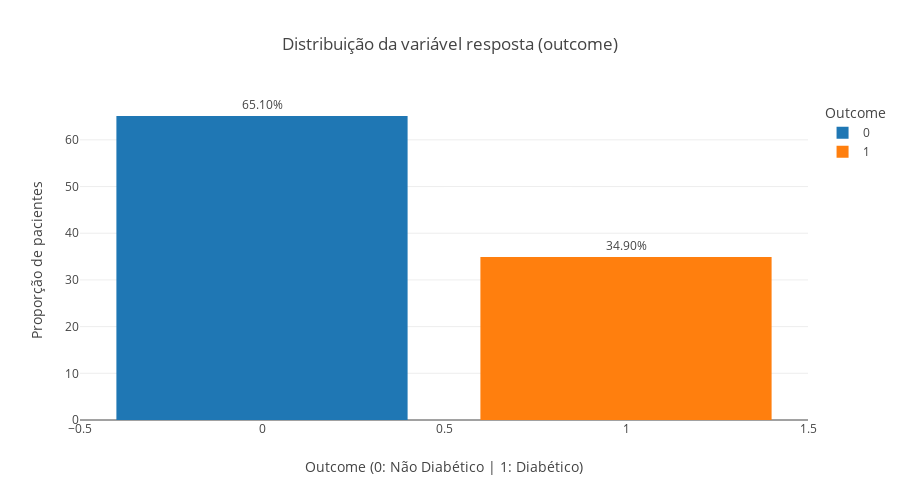

The notebook cell saved with this chart:
### Code cell
outcome_prop["Outcome"] = outcome_prop["Outcome"].astype(str)

fig = px.bar(
    outcome_prop,
    x="Outcome",
    y="Proporção (%)",
    title="Distribuição da variável resposta (outcome)",
    color="Outcome",
    color_discrete_map={'0': "#1f77b4", '1': "#ff7f0e"},
    text="Proporção (%)",
    template="none",
)

fig.update_traces(
    texttemplate="%{text:.2f}%",  # Formata o texto como porcentagem
    textposition="outside",  # Posiciona o rótulo fora da barra
)

fig.update_layout(
    xaxis_title="Outcome (0: Não Diabético | 1: Diabético)",
    yaxis_title="Proporção de pacientes",
    yaxis_tickformat=".0f",
    height=500,
)

fig.show()

### Figure 1 — Plotly figure (JSON) as saved in the notebook; plotly's stock layout.template omitted (floating-point values rounded to 4 significant figures)
{"data": [{"hovertemplate": "Outcome=%{x}<br>Proporção (%)=%{text}<extra></extra>", "legendgroup": "0", "marker": {"color": "#1f77b4", "pattern": {"shape": ""}}, "name": "0", "orientation": "v", "showlegend": true, "text": [65.1], "textposition": "outside", "texttemplate": "%{text:.2f}%", "type": "bar", "x": ["0"], "xaxis": "x", "y": [65.1], "yaxis": "y"}, {"hovertemplate": "Outcome=%{x}<br>Proporção (%)=%{text}<extra></extra>", "legendgroup": "1", "marker": {"color": "#ff7f0e", "pattern": {"shape": ""}}, "name": "1", "orientation": "v", "showlegend": true, "text": [34.9], "textposition": "outside", "texttemplate": "%{text:.2f}%", "type": "bar", "x": ["1"], "xaxis": "x", "y": [34.9], "yaxis": "y"}], "layout": {"barmode": "relative", "height": 500, "legend": {"title": {"text": "Outcome"}, "tracegroupgap": 0}, "title": {"text": "Distribuição da variável resposta (outcome)"}, "xaxis": {"anchor": "y", "categoryarray": ["0", "1"], "categoryorder": "array", "domain": [0, 1], "title": {"text": "Outcome (0: Não Diabético | 1: Diabético)"}}, "yaxis": {"anchor": "x", "domain": [0, 1], "tickformat": ".0f", "title": {"text": "Proporção de pacientes"}}}}
